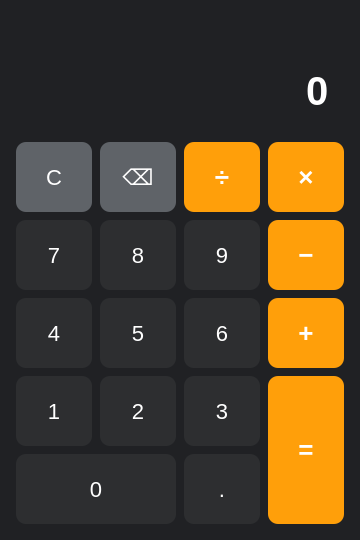
<?xml version="1.0" encoding="UTF-8"?>
<ui version="4.0">
 <class>Calculator</class>
 <widget class="QMainWindow" name="Calculator">
  <property name="geometry">
   <rect>
    <x>0</x>
    <y>0</y>
    <width>360</width>
    <height>540</height>
   </rect>
  </property>
  <property name="minimumSize">
   <size>
    <width>340</width>
    <height>500</height>
   </size>
  </property>
  <property name="windowTitle">
   <string>计算器</string>
  </property>
  <property name="styleSheet">
   <string notr="true">QMainWindow {
    background-color: #202124;
}
QLabel#expressionLabel {
    color: #9aa0a6;
    font-size: 16px;
    padding-right: 12px;
}
QLineEdit#displayEdit {
    background-color: transparent;
    border: none;
    color: #ffffff;
    font-size: 40px;
    font-weight: 600;
    padding: 8px 12px;
    selection-background-color: #ff9f0a;
}
QPushButton {
    background-color: #2d2e30;
    color: #ffffff;
    border: none;
    border-radius: 10px;
    font-size: 22px;
    min-height: 56px;
}
QPushButton:hover {
    background-color: #3c3d40;
}
QPushButton:pressed {
    background-color: #505256;
}
QPushButton#buttonAdd, QPushButton#buttonSubtract, QPushButton#buttonMultiply, QPushButton#buttonDivide, QPushButton#buttonEquals {
    background-color: #ff9f0a;
    font-size: 26px;
    font-weight: 600;
}
QPushButton#buttonAdd:hover, QPushButton#buttonSubtract:hover, QPushButton#buttonMultiply:hover, QPushButton#buttonDivide:hover, QPushButton#buttonEquals:hover {
    background-color: #ffb340;
}
QPushButton#buttonAdd:pressed, QPushButton#buttonSubtract:pressed, QPushButton#buttonMultiply:pressed, QPushButton#buttonDivide:pressed, QPushButton#buttonEquals:pressed {
    background-color: #e08c00;
}
QPushButton#buttonClear, QPushButton#buttonBackspace {
    background-color: #5f6368;
}
QPushButton#buttonClear:hover, QPushButton#buttonBackspace:hover {
    background-color: #75797e;
}</string>
  </property>
  <widget class="QWidget" name="centralwidget">
   <layout class="QVBoxLayout" name="verticalLayout">
    <property name="spacing">
     <number>8</number>
    </property>
    <property name="leftMargin">
     <number>16</number>
    </property>
    <property name="topMargin">
     <number>16</number>
    </property>
    <property name="rightMargin">
     <number>16</number>
    </property>
    <property name="bottomMargin">
     <number>16</number>
    </property>
    <item>
     <widget class="QLabel" name="expressionLabel">
      <property name="minimumSize">
       <size>
        <width>0</width>
        <height>24</height>
       </size>
      </property>
      <property name="text">
       <string/>
      </property>
      <property name="alignment">
       <set>Qt::AlignRight|Qt::AlignVCenter</set>
      </property>
     </widget>
    </item>
    <item>
     <widget class="QLineEdit" name="displayEdit">
      <property name="minimumSize">
       <size>
        <width>0</width>
        <height>86</height>
       </size>
      </property>
      <property name="focusPolicy">
       <enum>Qt::NoFocus</enum>
      </property>
      <property name="text">
       <string>0</string>
      </property>
      <property name="alignment">
       <set>Qt::AlignRight|Qt::AlignVCenter</set>
      </property>
      <property name="readOnly">
       <bool>true</bool>
      </property>
     </widget>
    </item>
    <item>
     <layout class="QGridLayout" name="gridLayout">
      <property name="spacing">
       <number>8</number>
      </property>
      <item row="0" column="0">
       <widget class="QPushButton" name="buttonClear">
        <property name="sizePolicy">
         <sizepolicy hsizetype="Expanding" vsizetype="Expanding">
          <horstretch>0</horstretch>
          <verstretch>0</verstretch>
         </sizepolicy>
        </property>
        <property name="focusPolicy">
         <enum>Qt::NoFocus</enum>
        </property>
        <property name="text">
         <string>C</string>
        </property>
       </widget>
      </item>
      <item row="0" column="1">
       <widget class="QPushButton" name="buttonBackspace">
        <property name="sizePolicy">
         <sizepolicy hsizetype="Expanding" vsizetype="Expanding">
          <horstretch>0</horstretch>
          <verstretch>0</verstretch>
         </sizepolicy>
        </property>
        <property name="focusPolicy">
         <enum>Qt::NoFocus</enum>
        </property>
        <property name="text">
         <string>⌫</string>
        </property>
       </widget>
      </item>
      <item row="0" column="2">
       <widget class="QPushButton" name="buttonDivide">
        <property name="sizePolicy">
         <sizepolicy hsizetype="Expanding" vsizetype="Expanding">
          <horstretch>0</horstretch>
          <verstretch>0</verstretch>
         </sizepolicy>
        </property>
        <property name="focusPolicy">
         <enum>Qt::NoFocus</enum>
        </property>
        <property name="text">
         <string>÷</string>
        </property>
       </widget>
      </item>
      <item row="0" column="3">
       <widget class="QPushButton" name="buttonMultiply">
        <property name="sizePolicy">
         <sizepolicy hsizetype="Expanding" vsizetype="Expanding">
          <horstretch>0</horstretch>
          <verstretch>0</verstretch>
         </sizepolicy>
        </property>
        <property name="focusPolicy">
         <enum>Qt::NoFocus</enum>
        </property>
        <property name="text">
         <string>×</string>
        </property>
       </widget>
      </item>
      <item row="1" column="0">
       <widget class="QPushButton" name="button7">
        <property name="sizePolicy">
         <sizepolicy hsizetype="Expanding" vsizetype="Expanding">
          <horstretch>0</horstretch>
          <verstretch>0</verstretch>
         </sizepolicy>
        </property>
        <property name="focusPolicy">
         <enum>Qt::NoFocus</enum>
        </property>
        <property name="text">
         <string>7</string>
        </property>
       </widget>
      </item>
      <item row="1" column="1">
       <widget class="QPushButton" name="button8">
        <property name="sizePolicy">
         <sizepolicy hsizetype="Expanding" vsizetype="Expanding">
          <horstretch>0</horstretch>
          <verstretch>0</verstretch>
         </sizepolicy>
        </property>
        <property name="focusPolicy">
         <enum>Qt::NoFocus</enum>
        </property>
        <property name="text">
         <string>8</string>
        </property>
       </widget>
      </item>
      <item row="1" column="2">
       <widget class="QPushButton" name="button9">
        <property name="sizePolicy">
         <sizepolicy hsizetype="Expanding" vsizetype="Expanding">
          <horstretch>0</horstretch>
          <verstretch>0</verstretch>
         </sizepolicy>
        </property>
        <property name="focusPolicy">
         <enum>Qt::NoFocus</enum>
        </property>
        <property name="text">
         <string>9</string>
        </property>
       </widget>
      </item>
      <item row="1" column="3">
       <widget class="QPushButton" name="buttonSubtract">
        <property name="sizePolicy">
         <sizepolicy hsizetype="Expanding" vsizetype="Expanding">
          <horstretch>0</horstretch>
          <verstretch>0</verstretch>
         </sizepolicy>
        </property>
        <property name="focusPolicy">
         <enum>Qt::NoFocus</enum>
        </property>
        <property name="text">
         <string>−</string>
        </property>
       </widget>
      </item>
      <item row="2" column="0">
       <widget class="QPushButton" name="button4">
        <property name="sizePolicy">
         <sizepolicy hsizetype="Expanding" vsizetype="Expanding">
          <horstretch>0</horstretch>
          <verstretch>0</verstretch>
         </sizepolicy>
        </property>
        <property name="focusPolicy">
         <enum>Qt::NoFocus</enum>
        </property>
        <property name="text">
         <string>4</string>
        </property>
       </widget>
      </item>
      <item row="2" column="1">
       <widget class="QPushButton" name="button5">
        <property name="sizePolicy">
         <sizepolicy hsizetype="Expanding" vsizetype="Expanding">
          <horstretch>0</horstretch>
          <verstretch>0</verstretch>
         </sizepolicy>
        </property>
        <property name="focusPolicy">
         <enum>Qt::NoFocus</enum>
        </property>
        <property name="text">
         <string>5</string>
        </property>
       </widget>
      </item>
      <item row="2" column="2">
       <widget class="QPushButton" name="button6">
        <property name="sizePolicy">
         <sizepolicy hsizetype="Expanding" vsizetype="Expanding">
          <horstretch>0</horstretch>
          <verstretch>0</verstretch>
         </sizepolicy>
        </property>
        <property name="focusPolicy">
         <enum>Qt::NoFocus</enum>
        </property>
        <property name="text">
         <string>6</string>
        </property>
       </widget>
      </item>
      <item row="2" column="3">
       <widget class="QPushButton" name="buttonAdd">
        <property name="sizePolicy">
         <sizepolicy hsizetype="Expanding" vsizetype="Expanding">
          <horstretch>0</horstretch>
          <verstretch>0</verstretch>
         </sizepolicy>
        </property>
        <property name="focusPolicy">
         <enum>Qt::NoFocus</enum>
        </property>
        <property name="text">
         <string>+</string>
        </property>
       </widget>
      </item>
      <item row="3" column="0">
       <widget class="QPushButton" name="button1">
        <property name="sizePolicy">
         <sizepolicy hsizetype="Expanding" vsizetype="Expanding">
          <horstretch>0</horstretch>
          <verstretch>0</verstretch>
         </sizepolicy>
        </property>
        <property name="focusPolicy">
         <enum>Qt::NoFocus</enum>
        </property>
        <property name="text">
         <string>1</string>
        </property>
       </widget>
      </item>
      <item row="3" column="1">
       <widget class="QPushButton" name="button2">
        <property name="sizePolicy">
         <sizepolicy hsizetype="Expanding" vsizetype="Expanding">
          <horstretch>0</horstretch>
          <verstretch>0</verstretch>
         </sizepolicy>
        </property>
        <property name="focusPolicy">
         <enum>Qt::NoFocus</enum>
        </property>
        <property name="text">
         <string>2</string>
        </property>
       </widget>
      </item>
      <item row="3" column="2">
       <widget class="QPushButton" name="button3">
        <property name="sizePolicy">
         <sizepolicy hsizetype="Expanding" vsizetype="Expanding">
          <horstretch>0</horstretch>
          <verstretch>0</verstretch>
         </sizepolicy>
        </property>
        <property name="focusPolicy">
         <enum>Qt::NoFocus</enum>
        </property>
        <property name="text">
         <string>3</string>
        </property>
       </widget>
      </item>
      <item row="3" column="3" rowspan="2">
       <widget class="QPushButton" name="buttonEquals">
        <property name="sizePolicy">
         <sizepolicy hsizetype="Expanding" vsizetype="Expanding">
          <horstretch>0</horstretch>
          <verstretch>0</verstretch>
         </sizepolicy>
        </property>
        <property name="focusPolicy">
         <enum>Qt::NoFocus</enum>
        </property>
        <property name="text">
         <string>=</string>
        </property>
       </widget>
      </item>
      <item row="4" column="0" colspan="2">
       <widget class="QPushButton" name="button0">
        <property name="sizePolicy">
         <sizepolicy hsizetype="Expanding" vsizetype="Expanding">
          <horstretch>0</horstretch>
          <verstretch>0</verstretch>
         </sizepolicy>
        </property>
        <property name="focusPolicy">
         <enum>Qt::NoFocus</enum>
        </property>
        <property name="text">
         <string>0</string>
        </property>
       </widget>
      </item>
      <item row="4" column="2">
       <widget class="QPushButton" name="buttonDot">
        <property name="sizePolicy">
         <sizepolicy hsizetype="Expanding" vsizetype="Expanding">
          <horstretch>0</horstretch>
          <verstretch>0</verstretch>
         </sizepolicy>
        </property>
        <property name="focusPolicy">
         <enum>Qt::NoFocus</enum>
        </property>
        <property name="text">
         <string>.</string>
        </property>
       </widget>
      </item>
     </layout>
    </item>
   </layout>
  </widget>
 </widget>
 <resources/>
 <connections/>
</ui>
